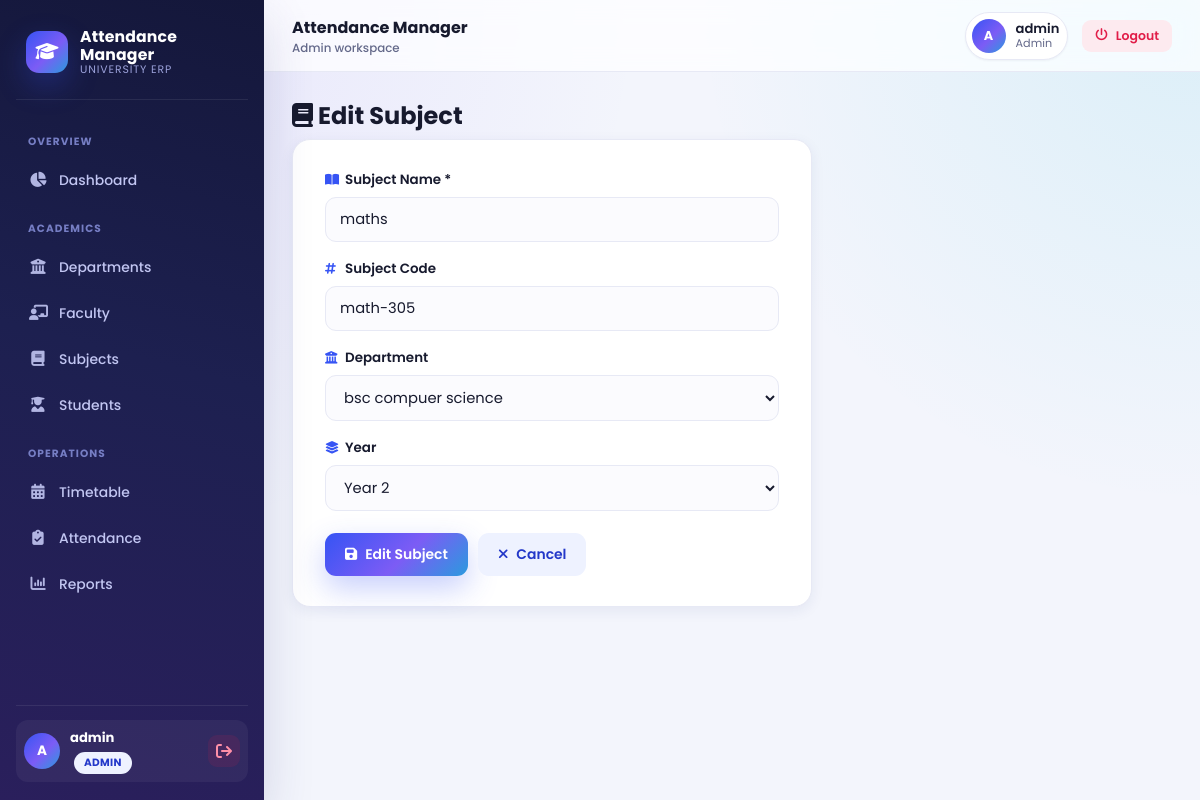
The page /subjects/edit/1 (signed in) on the database its author committed.
### tables this page shows
CREATE TABLE subjects (
                id INTEGER PRIMARY KEY AUTOINCREMENT,
                name TEXT NOT NULL,
                code TEXT,
                department_id INTEGER,
                year INTEGER,
                created_at TEXT DEFAULT (datetime('now')),
                FOREIGN KEY (department_id) REFERENCES departments (id) ON DELETE SET NULL
            );

CREATE TABLE departments (
                id INTEGER PRIMARY KEY AUTOINCREMENT,
                name TEXT UNIQUE NOT NULL,
                code TEXT,
                created_at TEXT DEFAULT (datetime('now'))
            );

### app.py (the view, shortened to what this page needs)
@app.route("/subjects/edit/<int:subject_id>", methods=["GET", "POST"])
@role_required("admin")
def edit_subject(subject_id):
    subject = db.get_subject(subject_id)
    departments = db.get_all_departments()
    if not subject:
        flash("Subject not found.", "error")
        return redirect(url_for("subjects"))
    return render_template("subject_form.html", subject=subject, action="Edit",
                            departments=departments, years=YEARS)

### app.py (called while the page is built)
def role_required(*roles):
    def decorator(view_func):
        @wraps(view_func)
        def wrapped(*args, **kwargs):
            if "user_id" not in session:
                flash("Please log in to continue.", "warning")
                return redirect(url_for("login"))
            if session.get("role") not in roles:
                flash("You do not have permission to view that page.", "error")
                return redirect(url_for("dashboard"))
            return view_func(*args, **kwargs)
        return wrapped
    return decorator

@app.context_processor
def inject_user():
    return {
        "current_user": session.get("username"),
        "current_role": session.get("role"),
    }

### database.py (called while the page is built)
def get_db_connection():
    conn = sqlite3.connect(DB_PATH, timeout=DB_TIMEOUT_SECONDS)
    conn.row_factory = sqlite3.Row
    conn.execute("PRAGMA foreign_keys = ON")
    conn.execute(f"PRAGMA busy_timeout = {DB_TIMEOUT_SECONDS * 1000}")
    conn.execute("PRAGMA journal_mode = WAL")
    conn.execute("PRAGMA synchronous = NORMAL")
    return conn

def get_all_departments():
    conn = get_db_connection()
    try:
        rows = conn.execute("SELECT * FROM departments ORDER BY name ASC").fetchall()
    finally:
        conn.close()
    return rows

def get_subject(subject_id):
    conn = get_db_connection()
    try:
        row = conn.execute("SELECT * FROM subjects WHERE id = ?", (subject_id,)).fetchone()
    finally:
        conn.close()
    return row

### templates/subject_form.html (shortened to what this page needs)
{% extends "base.html" %}
{% block content %}
<div class="page-header">
    <h1><i class="fa-solid fa-book"></i> {{ action }} Subject</h1>
</div>
<form method="POST" class="form-card">
    <div class="form-group">
        <label for="name"><i class="fa-solid fa-book-open"></i> Subject Name *</label>
        <input type="text" id="name" name="name" value="{{ subject.name if subject else '' }}" required>
    </div>
    <div class="form-group">
        <label for="code"><i class="fa-solid fa-hashtag"></i> Subject Code</label>
        <input type="text" id="code" name="code" value="{{ subject.code if subject else '' }}" placeholder="e.g. CS301">
    </div>
    <div class="form-group">
        <label for="department_id"><i class="fa-solid fa-building-columns"></i> Department</label>
        <select id="department_id" name="department_id">
            {% for d in departments %}
            <option value="{{ d.id }}" {% if subject and subject.department_id == d.id %}selected{% endif %}>{{ d.name }}</option>
            {% endfor %}
        </select>
    </div>
    <div class="form-group">
        <label for="year"><i class="fa-solid fa-layer-group"></i> Year</label>
        <select id="year" name="year">
            {% for y in years %}
            <option value="{{ y }}" {% if subject and subject.year == y %}selected{% endif %}>Year {{ y }}</option>
            {% endfor %}
        </select>
    </div>
    <div class="form-actions">
        <button type="submit" class="btn btn-primary"><i class="fa-solid fa-floppy-disk"></i> {{ action }} Subject</button>
        <a href="{{ url_for('subjects') }}" class="btn btn-secondary"><i class="fa-solid fa-xmark"></i> Cancel</a>
    </div>
</form>
{% endblock %}

### static/css/style.css (style rules this page uses)
:root { --royal: #3654f4; --royal-dark: #2338c9; --violet: #8b5cf6; --cyan: #06b6d4; --blue-50: #eef2ff; --primary: var(--royal); --primary-dark: var(--royal-dark); --gradient-brand: linear-gradient(135deg, #3654f4 0%, #7c5cf5 55%, #06b6d4 120%); --gradient-brand-soft: linear-gradient(135deg, rgba(54,84,244,.12), rgba(124,92,245,.12) 55%, rgba(6,182,212,.12)); --gradient-violet: linear-gradient(135deg, #7c3aed, #6366f1); --green: #16a34a; --green-soft: #e7faf0; --red: #e11d48; --red-soft: #fdeaef; --yellow: #d97706; --yellow-soft: #fef6e6; --orange: #f97316; --orange-soft: #fff1e6; --gray: #6b7280; --gray-soft: #f1f2f7; --bg: #f3f5fc; --bg-accent: #eef1ff; --card-bg: #ffffff; --glass-bg: rgba(255, 255, 255, 0.72); --border: #e7e9f5; --text: #171a2e; --text-dim: #64698a; --radius: 18px; --radius-sm: 12px; --radius-lg: 24px; --shadow-xs: 0 1px 2px rgba(30, 41, 87, 0.05); --shadow-sm: 0 4px 14px rgba(35, 45, 110, 0.07); --shadow-md: 0 10px 30px rgba(35, 45, 110, 0.10); --shadow-lg: 0 20px 48px rgba(35, 45, 110, 0.16); --shadow-glow: 0 12px 30px rgba(54, 84, 244, 0.28); --sidebar-w: 264px; --topbar-h: 72px; --ease: cubic-bezier(.4, 0, .2, 1); }
* { box-sizing: border-box; }
html { scroll-behavior: smooth; }
body { margin: 0; font-family: 'Poppins', 'Segoe UI', Roboto, Helvetica, Arial, sans-serif; background: radial-gradient(circle at 8% 0%, rgba(124, 92, 245, .10), transparent 40%), radial-gradient(circle at 100% 0%, rgba(6, 182, 212, .10), transparent 35%), var(--bg); color: var(--text); -webkit-font-smoothing: antialiased; min-height: 100vh; }
a { color: inherit; }
h1, h2, h3 { font-family: 'Poppins', sans-serif; margin: 0; }
.form-group { margin-bottom: 17px; text-align: left; }
.form-group label { display: flex; align-items: center; gap: 6px; margin-bottom: 7px; font-weight: 600; font-size: .84rem; color: var(--text); }
.form-group label i { color: var(--primary); font-size: .78rem; width: 14px; }
.form-group input, .form-group select { width: 100%; padding: 11px 14px; border: 1.5px solid var(--border); border-radius: 11px; font-size: .92rem; font-family: inherit; background: #fbfbfe; color: var(--text); transition: border-color .18s var(--ease), box-shadow .18s var(--ease), background .18s var(--ease); }
.form-card { background: var(--card-bg); padding: 30px 32px; border-radius: var(--radius); max-width: 520px; border: 1px solid var(--border); box-shadow: var(--shadow-sm); animation: fadeInUp .4s var(--ease); }
.form-actions { margin-top: 22px; display: flex; gap: 10px; }
.btn { display: inline-flex; align-items: center; gap: 8px; padding: 11px 20px; border-radius: 11px; border: none; font-size: .87rem; font-weight: 600; text-decoration: none; cursor: pointer; transition: transform .16s var(--ease), box-shadow .16s var(--ease), background .16s var(--ease), color .16s var(--ease); font-family: inherit; position: relative; overflow: hidden; white-space: nowrap; }
.btn-primary { background: var(--gradient-brand); color: #fff; box-shadow: var(--shadow-glow); }
.btn-secondary { background: var(--blue-50); color: var(--primary-dark); }
.page-header { display: flex; justify-content: space-between; align-items: center; flex-wrap: wrap; gap: 14px; margin-bottom: 6px; }
.page-header h1 { font-size: 1.5rem; font-weight: 700; }

### rows shown on the page
subjects: name "maths", code "math-305", department_id "bsc compuer science", year "Year 2"

### other values the page prints
{{ current_user[0]|upper }} "A"
{{ current_user }} "admin"
{{ current_role|capitalize }} "ADMIN"
{{ current_role|capitalize }} "Admin"
{{ action }} "Edit"
